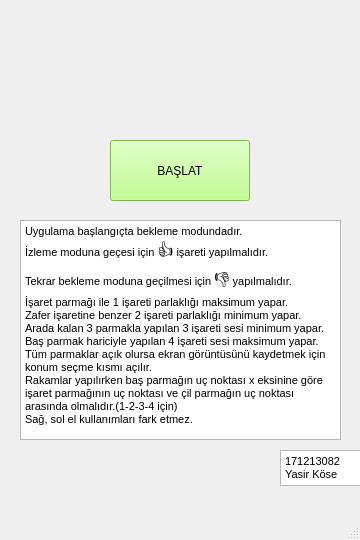
<?xml version="1.0" encoding="UTF-8"?>
<ui version="4.0">
 <class>anaSayfa</class>
 <widget class="QMainWindow" name="anaSayfa">
  <property name="geometry">
   <rect>
    <x>0</x>
    <y>0</y>
    <width>360</width>
    <height>540</height>
   </rect>
  </property>
  <property name="windowTitle">
   <string>anaSayfa</string>
  </property>
  <widget class="QWidget" name="centralwidget">
   <widget class="QPushButton" name="buttonBaslat">
    <property name="geometry">
     <rect>
      <x>110</x>
      <y>140</y>
      <width>140</width>
      <height>61</height>
     </rect>
    </property>
    <property name="styleSheet">
     <string notr="true">background-color: rgb(177, 255, 114);</string>
    </property>
    <property name="text">
     <string>BAŞLAT</string>
    </property>
   </widget>
   <widget class="QTextBrowser" name="textBrowser">
    <property name="geometry">
     <rect>
      <x>20</x>
      <y>220</y>
      <width>321</width>
      <height>220</height>
     </rect>
    </property>
    <property name="html">
     <string>&lt;!DOCTYPE HTML PUBLIC &quot;-//W3C//DTD HTML 4.0//EN&quot; &quot;http://www.w3.org/TR/REC-html40/strict.dtd&quot;&gt;
&lt;html&gt;&lt;head&gt;&lt;meta name=&quot;qrichtext&quot; content=&quot;1&quot; /&gt;&lt;style type=&quot;text/css&quot;&gt;
p, li { white-space: pre-wrap; }
&lt;/style&gt;&lt;/head&gt;&lt;body style=&quot; font-family:'MS Shell Dlg 2'; font-size:8.25pt; font-weight:400; font-style:normal;&quot;&gt;
&lt;p style=&quot; margin-top:0px; margin-bottom:0px; margin-left:0px; margin-right:0px; -qt-block-indent:0; text-indent:0px;&quot;&gt;Uygulama başlangıçta bekleme modundadır.&lt;/p&gt;
&lt;p style=&quot; margin-top:0px; margin-bottom:0px; margin-left:0px; margin-right:0px; -qt-block-indent:0; text-indent:0px;&quot;&gt;İzleme moduna geçesi için &lt;span style=&quot; font-size:12pt;&quot;&gt;👍&lt;/span&gt; işareti yapılmalıdır.&lt;/p&gt;
&lt;p style=&quot; margin-top:0px; margin-bottom:0px; margin-left:0px; margin-right:0px; -qt-block-indent:0; text-indent:0px;&quot;&gt;Tekrar bekleme moduna geçilmesi için &lt;span style=&quot; font-size:12pt;&quot;&gt;👎&lt;/span&gt; yapılmalıdır.&lt;/p&gt;
&lt;p style=&quot; margin-top:0px; margin-bottom:0px; margin-left:0px; margin-right:0px; -qt-block-indent:0; text-indent:0px;&quot;&gt;İşaret parmağı ile 1 işareti parlaklığı maksimum yapar.&lt;/p&gt;
&lt;p style=&quot; margin-top:0px; margin-bottom:0px; margin-left:0px; margin-right:0px; -qt-block-indent:0; text-indent:0px;&quot;&gt;Zafer işaretine benzer 2 işareti parlaklığı minimum yapar.&lt;/p&gt;
&lt;p style=&quot; margin-top:0px; margin-bottom:0px; margin-left:0px; margin-right:0px; -qt-block-indent:0; text-indent:0px;&quot;&gt;Arada kalan 3 parmakla yapılan 3 işareti sesi minimum yapar.&lt;/p&gt;
&lt;p style=&quot; margin-top:0px; margin-bottom:0px; margin-left:0px; margin-right:0px; -qt-block-indent:0; text-indent:0px;&quot;&gt;Baş parmak hariciyle yapılan 4 işareti sesi maksimum yapar.&lt;/p&gt;
&lt;p style=&quot; margin-top:0px; margin-bottom:0px; margin-left:0px; margin-right:0px; -qt-block-indent:0; text-indent:0px;&quot;&gt;Tüm parmaklar açık olursa ekran görüntüsünü kaydetmek için konum seçme kısmı açılır.&lt;/p&gt;
&lt;p style=&quot; margin-top:0px; margin-bottom:0px; margin-left:0px; margin-right:0px; -qt-block-indent:0; text-indent:0px;&quot;&gt;Rakamlar yapılırken baş parmağın uç noktası x eksinine göre işaret parmağının uç noktası ve çil parmağın uç noktası arasında olmalıdır.(1-2-3-4 için)&lt;/p&gt;
&lt;p style=&quot; margin-top:0px; margin-bottom:0px; margin-left:0px; margin-right:0px; -qt-block-indent:0; text-indent:0px;&quot;&gt;Sağ, sol el kullanımları fark etmez.&lt;/p&gt;&lt;/body&gt;&lt;/html&gt;</string>
    </property>
   </widget>
   <widget class="QTextBrowser" name="textBrowser_2">
    <property name="geometry">
     <rect>
      <x>280</x>
      <y>450</y>
      <width>81</width>
      <height>36</height>
     </rect>
    </property>
    <property name="html">
     <string>&lt;!DOCTYPE HTML PUBLIC &quot;-//W3C//DTD HTML 4.0//EN&quot; &quot;http://www.w3.org/TR/REC-html40/strict.dtd&quot;&gt;
&lt;html&gt;&lt;head&gt;&lt;meta name=&quot;qrichtext&quot; content=&quot;1&quot; /&gt;&lt;style type=&quot;text/css&quot;&gt;
p, li { white-space: pre-wrap; }
&lt;/style&gt;&lt;/head&gt;&lt;body style=&quot; font-family:'MS Shell Dlg 2'; font-size:8.25pt; font-weight:400; font-style:normal;&quot;&gt;
&lt;p style=&quot; margin-top:0px; margin-bottom:0px; margin-left:0px; margin-right:0px; -qt-block-indent:0; text-indent:0px;&quot;&gt;171213082&lt;/p&gt;
&lt;p style=&quot; margin-top:0px; margin-bottom:0px; margin-left:0px; margin-right:0px; -qt-block-indent:0; text-indent:0px;&quot;&gt;Yasir Köse&lt;/p&gt;&lt;/body&gt;&lt;/html&gt;</string>
    </property>
   </widget>
  </widget>
  <widget class="QStatusBar" name="statusbar"/>
 </widget>
 <resources/>
 <connections/>
</ui>
